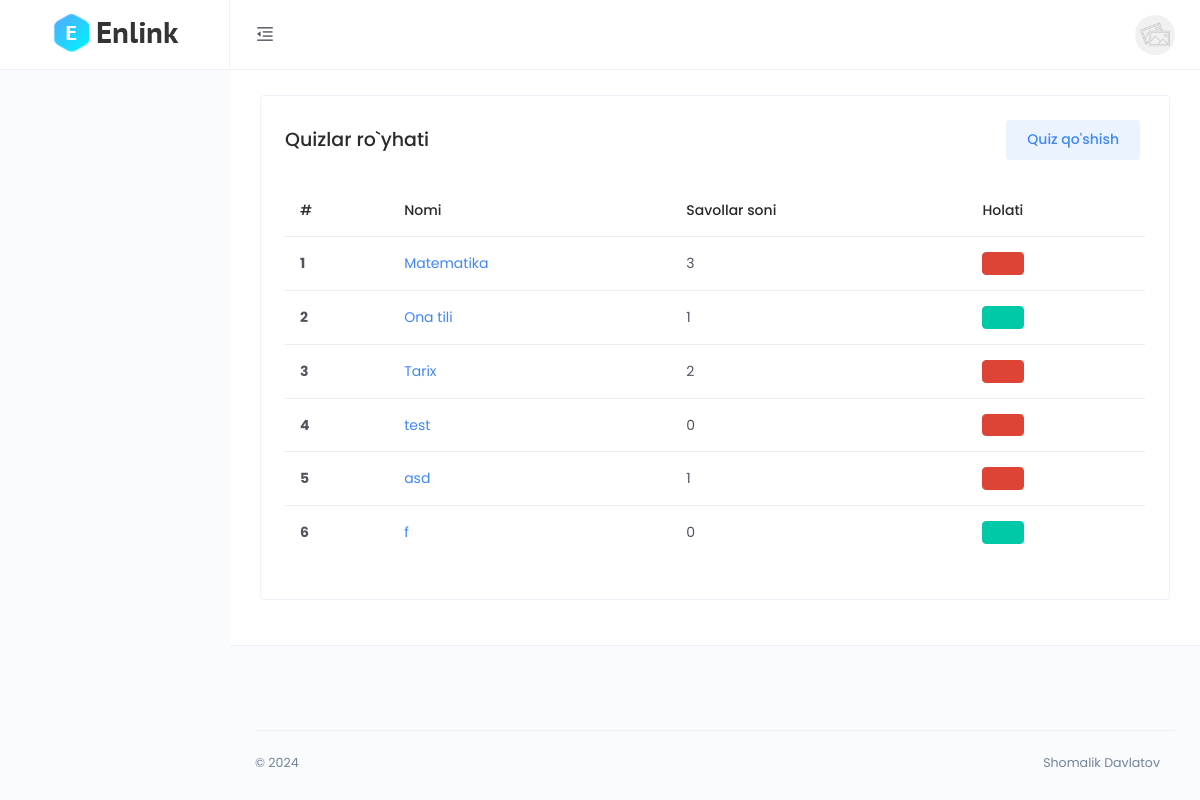
The page /dashboard/ (signed in) on the database its author committed.
### main/models.py (models this page shows, shortened)
class CodeGenerate(models.Model):
    code = models.CharField(max_length=255, blank=True,unique=True)
    class Meta:
        abstract = True

class Quiz(CodeGenerate):
    name = models.CharField(max_length=255)
    author = models.ForeignKey(User, on_delete=models.SET_NULL, null=True)
    start_date = models.DateTimeField(null=True, blank=True)
    end_date = models.DateTimeField(null=True, blank=True)
    @property
    def is_active(self):
        try:
            print(self.name, timezone.now() < self.end_date and timezone.now() > self.start_date)
            return timezone.now() < self.end_date and timezone.now() > self.start_date
        except:
            print(111)
            return False
    @property
    def all(self):
        return f'{Question.objects.filter(quiz=self.id).count()}'

### dashboard/views.py (the view)
# urls.py: path('', views.index, name='index'),
def index(request):
    quizzes = models.Quiz.objects.filter(author=request.user.id)
    return render(request, 'dashboard/index.html', {'quizzes':quizzes})

### templates/dashboard/index.html
{% extends 'dashboard/base.html' %}
{% load static %}
{% block content %}
         <div class="main-content">
            <div class="page-header no-gutters">
                <div class="card">
                    <div class="card-body">
                        <div class="d-flex align-items-center justify-content-between m-b-15">
                            <h4 class="m-b-0">Quizlar ro`yhati</h4>
                            <div class="card-toolbar">
                                <ul>
                                    <li>
                                        <a class="text-gray" href="{% url 'dashboard:quiz_create' %}">
                                            <button class="btn btn-primary btn-tone m-r-5">Quiz qo'shish</button>
                                        </a>
                                    </li>
                                </ul>
                            </div>
                        </div>
                        <div class="m-t-25">
                            <div class="table-responsive">
                                <table class="table">
                                    <thead>
                                        <tr>
                                            <th scope="col">#</th>
                                            <th scope="col">Nomi</th>
                                            <th scope="col">Savollar soni</th>
                                            <th scope="col">Holati</th>
                                        </tr>
                                    </thead>
                                    <tbody>
                                        {% for q in quizzes %}
                                        <tr>
                                            <th scope="row">{{forloop.counter}}</th>
                                            <td><a href="{% url 'dashboard:quiz_detail' q.code %}">{{q.name}}</a></td>
                                            <td>{{q.all}}</td>
                                            {% if q.is_active %}
                                            <td><button class="btn btn-success"></button></td>
                                            {% else %}
                                            <td><button class="btn btn-danger"></button></td>
                                            {% endif %}
                                        </tr>
                                        {% endfor %}
                                    </tbody>
                                </table>
                            </div>
                        </div>
                    </div>
                </div>
            </div>
        </div>
{% endblock %}

### rows shown on the page
Quiz: name "Matematika", all "3"
Quiz: name "Ona tili", all "1"
Quiz: name "Tarix", all "2"
Quiz: name "test", all "0"
Quiz: name "asd", all "1"
Quiz: name "f", all "0"
